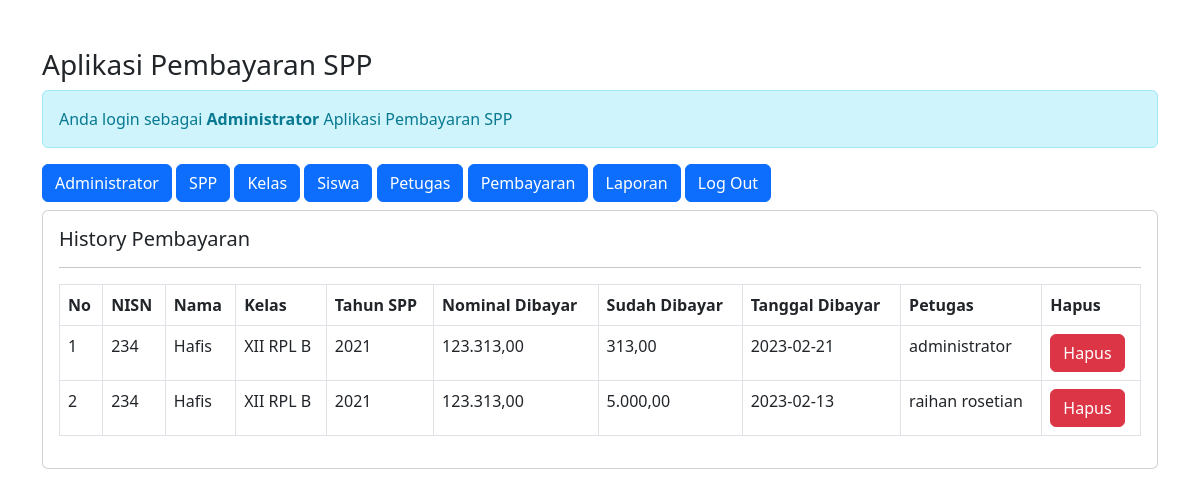
The app's page /admin/admin.php?url=history-pembayaran&nisn=234 (signed in) with its own data.
### tables this page shows
CREATE TABLE `siswa` (
  `nisn` char(10) NOT NULL,
  `nis` char(8) NOT NULL,
  `nama` varchar(35) NOT NULL,
  `id_kelas` int(11) NOT NULL,
  `alamat` text NOT NULL,
  `no_telp` varchar(15) NOT NULL,
  `id_spp` int(11) NOT NULL
);

CREATE TABLE `pembayaran` (
  `id_pembayaran` int(11) NOT NULL,
  `id_petugas` int(11) NOT NULL,
  `nisn` varchar(10) NOT NULL,
  `tgl_bayar` date NOT NULL,
  `bulan_dibayar` varchar(8) NOT NULL,
  `tahun_dibayar` varchar(4) NOT NULL,
  `id_spp` int(11) NOT NULL,
  `jumlah_bayar` int(11) NOT NULL
);

CREATE TABLE `kelas` (
  `id_kelas` int(11) NOT NULL,
  `nama_kelas` varchar(20) NOT NULL,
  `kompetensi_keahlian` varchar(50) NOT NULL
);

CREATE TABLE `spp` (
  `id_spp` int(11) NOT NULL,
  `tahun` int(11) NOT NULL,
  `nominal` int(11) NOT NULL
);

CREATE TABLE `petugas` (
  `id_petugas` int(11) NOT NULL,
  `username` varchar(25) NOT NULL,
  `password` varchar(32) NOT NULL,
  `nama_petugas` varchar(35) NOT NULL,
  `level` enum('admin','petugas') NOT NULL
);

### admin/history-pembayaran.php (the view)
<?php
$nisn = $_GET['nisn'];
?>
<h5>History Pembayaran</h5>
<hr>
<table class="table table-stripped table-bordered">
    <tr class="fw-bold">
        <td>No</td>
        <td>NISN</td>
        <td>Nama</td>
        <td>Kelas</td>
        <td>Tahun SPP</td>
        <td>Nominal Dibayar</td>
        <td>Sudah Dibayar</td>
        <td>Tanggal Dibayar</td>
        <td>Petugas</td>
        <td>Hapus</td>
    </tr>
    <?php
    include '../conn.php';
    $no = '1';
    $sql = "SELECT*FROM siswa,petugas,pembayaran,kelas,spp WHERE pembayaran.nisn=siswa.nisn AND siswa.id_kelas=kelas.id_kelas AND pembayaran.id_spp=spp.id_spp AND pembayaran.id_petugas=petugas.id_petugas AND pembayaran.nisn='$nisn' ORDER BY tgl_bayar DESC";
    $query = mysqli_query($koneksi, $sql);
    foreach($query as $data){
        ?>
        <tr>
            <td><?= $no++; ?></td>
            <td><?= $data['nisn'] ?></td>
            <td><?= $data['nama'] ?></td>
            <td><?= $data['nama_kelas'] ?></td>
            <td><?= $data['tahun'] ?></td>
            <td><?= number_format($data['nominal'],2,',','.')?></td>
            <td><?= number_format($data['jumlah_bayar'],2,',','.')?></td>
            <td><?= $data['tgl_bayar']?></td>
            <td><?= $data['nama_petugas']?></td>
            <td>
                <a href="?url=hapus-pembayaran&id_pembayaran=<?= $data['id_pembayaran']?>" class="btn btn-danger">Hapus</a>
            </td>
        </tr>
    <?php } ?>
</table>

### records on screen
siswa: pembayaran.nisn "234", nama "Hafis", id_kelas.nama_kelas "XII RPL B", id_spp.tahun "2021", id_spp.nominal "123.313,00", pembayaran.jumlah_bayar "313,00", pembayaran.tgl_bayar "2023-02-21", petugas.nama_petugas "administrator", pembayaran.jumlah_bayar "5.000,00", pembayaran.tgl_bayar "2023-02-13", petugas.nama_petugas "raihan rosetian"
